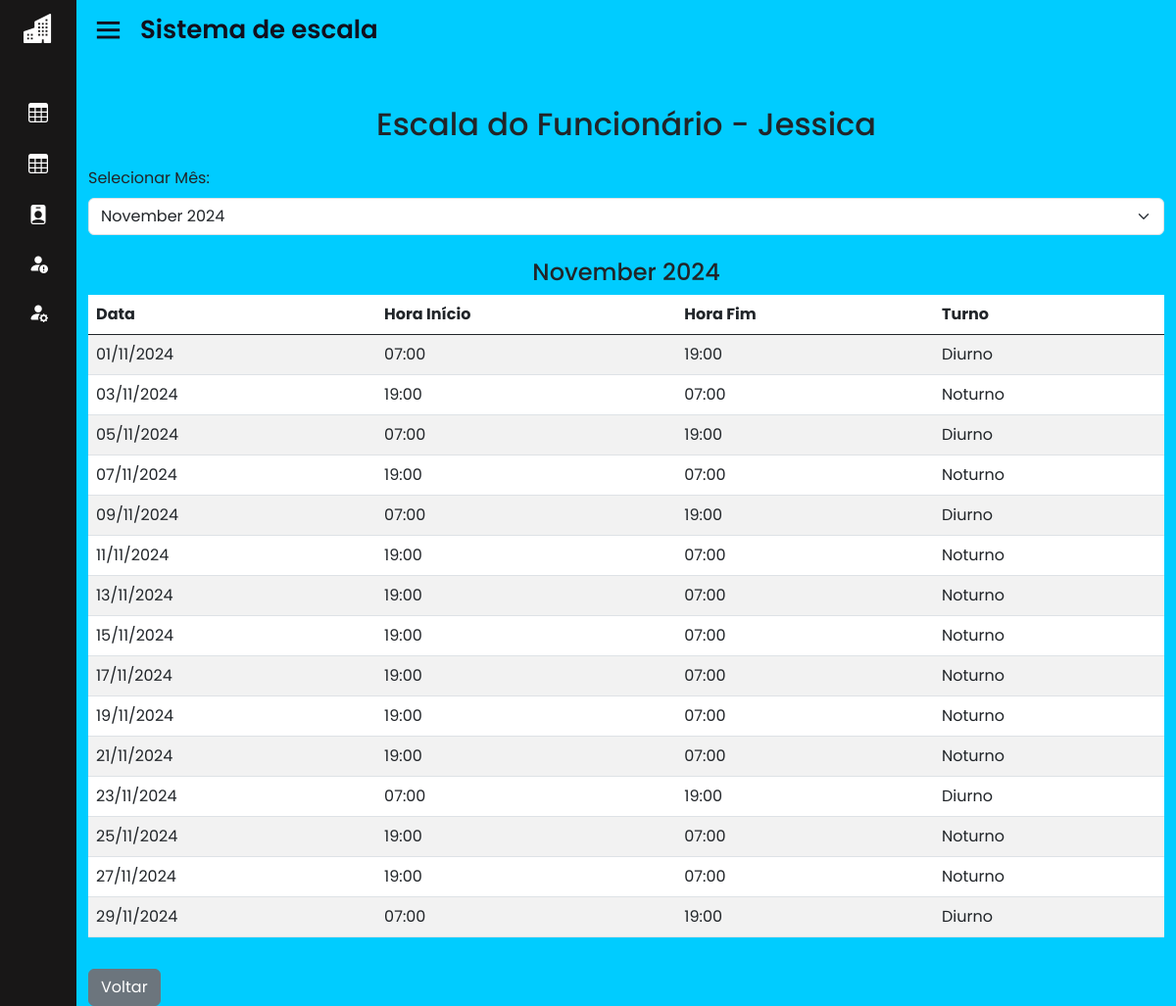
The page /home.php?page=view_escala&id_func=44 (signed in) on the database as committed earlier.
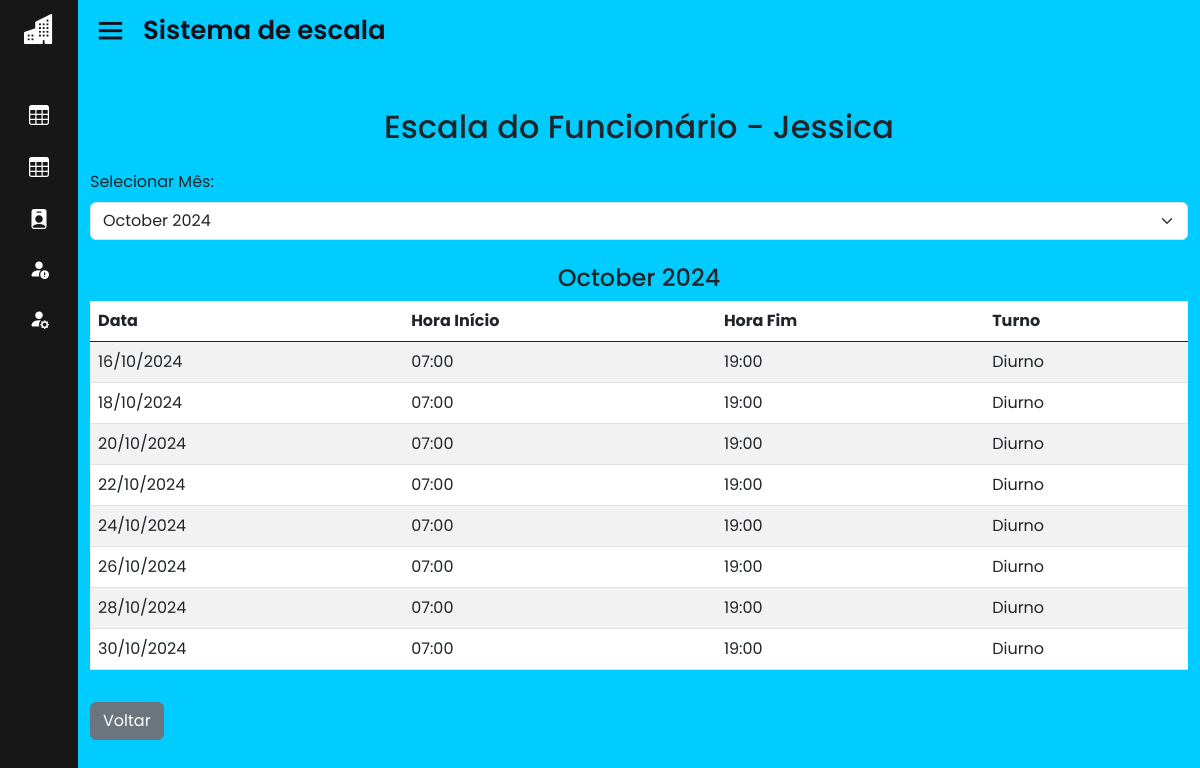
The same page on the database as committed later.
### tables this page shows
CREATE TABLE IF NOT EXISTS `funcionario` (
  `id_func` int(11) NOT NULL AUTO_INCREMENT,
  `nome_func` varchar(50) NOT NULL,
  `cargo_func` varchar(50) DEFAULT NULL,
  `turno` varchar(50) DEFAULT NULL,
  `telefone_func` varchar(50) NOT NULL,
  `sexo_func` varchar(50) NOT NULL,
  `email_func` varchar(50) NOT NULL,
  `id_st` int(11) DEFAULT NULL,
  PRIMARY KEY (`id_func`) USING BTREE,
  KEY `FK_funcionario_setor` (`id_st`),
  CONSTRAINT `FK_funcionario_setor` FOREIGN KEY (`id_st`) REFERENCES `setor` (`id_st`) ON DELETE CASCADE ON UPDATE CASCADE
);

CREATE TABLE IF NOT EXISTS `escala` (
  `id_esc` int(11) NOT NULL AUTO_INCREMENT,
  `tipo_turno` varchar(50) DEFAULT NULL,
  `hora_inicio` time DEFAULT NULL,
  `hora_fim` time DEFAULT NULL,
  `data` date DEFAULT NULL,
  `id_func` int(11) DEFAULT NULL,
  PRIMARY KEY (`id_esc`),
  KEY `FK_escala_funcionario` (`id_func`),
  CONSTRAINT `FK_escala_funcionario` FOREIGN KEY (`id_func`) REFERENCES `funcionario` (`id_func`) ON DELETE CASCADE ON UPDATE CASCADE
);

### sis/escalas/view_escala.php (the view, shortened to what this page needs)
<?php
$mysqli = new mysqli("localhost", "root", "", "sisescala");
if (isset($_GET['id_func'])) {
    $id_func = (int) $_GET['id_func'];
} else {
    die("ID do funcionário não encontrado.");
}
$sql = "SELECT nome_func FROM funcionario WHERE id_func = $id_func";
$result = $mysqli->query($sql);
$row = $result->fetch_assoc();
$nome_funcionario = $row['nome_func'];
$sql = "SELECT data, hora_inicio, hora_fim, tipo_turno
        FROM escala
        WHERE id_func = $id_func
        ORDER BY data";
$result = $mysqli->query($sql);
echo '
<!DOCTYPE html>
<html lang="pt-BR">
<head>
    <meta charset="UTF-8">
    <meta name="viewport" content="width=device-width, initial-scale=1, shrink-to-fit=no">
    <link href="https://stackpath.bootstrapcdn.com/bootstrap/5.3.0/css/bootstrap.min.css" rel="stylesheet">
    <title>Escala do Funcionário - ' . $nome_funcionario . '</title>
</head>
<body class="bg-light">
<div class="container mt-5">
    <h2 class="text-center mb-4">Escala do Funcionário - ' . $nome_funcionario . '</h2>
';
if ($result->num_rows > 0) {
    $current_month = "";
    $months = [];
    $tables = [];
    while ($row = $result->fetch_assoc()) {
        $data = strtotime($row['data']);
        $month_year = date("F Y", $data);
        $month_key = date("M-Y", $data);
        if ($month_year !== $current_month) {
            $months[] = $month_key;
            $current_month = $month_year;
            $tables[$month_key] = "<div class='text-center'><h4>$month_year</h4></div>
                                   <table class='table table-striped' style='background-color: #e0f7fa;'>
                                   <thead style='background-color: #007bff; color: white;'>
                                   <tr><th>Data</th><th>Hora Início</th><th>Hora Fim</th><th>Turno</th></tr>
                                   </thead><tbody>";
        }
        $tables[$month_key] .= '<tr>';
        $tables[$month_key] .= '<td>' . date("d/m/Y", $data) . '</td>';
        $tables[$month_key] .= '<td>' . date("H:i", strtotime($row['hora_inicio'])) . '</td>';
        $tables[$month_key] .= '<td>' . date("H:i", strtotime($row['hora_fim'])) . '</td>';
        $tables[$month_key] .= '<td>' . ucfirst($row['tipo_turno']) . '</td>';
        $tables[$month_key] .= '</tr>';
    }
    foreach ($tables as $key => $table) {
        $tables[$key] .= '</tbody></table>';
    }
    echo '<label for="mesSelect" class="form-label">Selecionar Mês:</label>';
    echo '<select id="mesSelect" class="form-select mb-4" onchange="mostrarTabela(this.value)">';
    foreach ($months as $month_key) {
        $month_text = date("F Y", strtotime("01-$month_key"));
        echo "<option value='$month_key'>$month_text</option>";
    }
    echo '</select>';
    foreach ($tables as $month_key => $table_content) {
        echo "<div id='tabela_$month_key' style='display: none;'>" . $table_content . "</div>";
    }
} else {
    echo '<div class="alert alert-warning">Nenhuma escala encontrada para o funcionário.</div>';
}
echo '<a href="?page=escala" class="btn btn-secondary mt-3">Voltar</a>';
?>
</body>
</html>

### home.php (shortened to what this page needs)
<!DOCTYPE html>
<html lang="en" dir="ltr">
<head>
  <link rel="stylesheet" href="./css/style.css">
  <link rel="stylesheet" href="https://cdnjs.cloudflare.com/ajax/libs/font-awesome/6.4.0/css/all.min.css" />
  <link href='https://unpkg.com/boxicons@2.0.7/css/boxicons.min.css' rel='stylesheet'>
  <link href="https://cdn.jsdelivr.net/npm/bootstrap@5.0.2/dist/css/bootstrap.min.css" rel="stylesheet">
  <link rel="stylesheet" href="https://cdn.jsdelivr.net/npm/bootstrap-icons@1.11.3/font/bootstrap-icons.min.css">
</head>
<body>
  <div class="sidebar close">
    <?php
      if (isset($_SESSION['UsuarioNivel'])) {
        switch($_SESSION['UsuarioNivel']){
          case 3: include "base/sidebar3.php"; break;
        }
      }
    ?>
  </div>
  <section class="home-section">
    <div class="home-content">
      <i class='bx bx-menu'></i>
      <span class="text">Sistema de escala</span>
    </div>
    <?php
      include "base/ch_pages.php";
    ?>
  </section>
</body>
</html>

### base/sidebar3.php (shortened to what this page needs)
    <div class="logo-details">
  <i class="bi bi-buildings-fill"></i>
</div>
<ul class="nav-links">
  <li>
    <a href="?page=escala">
      <i class="bi bi-table"></i>
    </a>
  </li>
  <li>
    <a href="?page=gera">
      <i class="bi bi-table"></i>
    </a>
  </li>
  <li>
    <a href="?page=lista_func">
      <i class="bi bi-person-badge-fill"></i>
    </a>
  </li>
  <li>
    <a href="?page=lista_sub">
    <i class="bi bi-person-fill-exclamation"></i>
    </a>
  </li>
  <li>
    <a href="?page=lista_usu">
      <i class="bi bi-person-fill-gear"></i>
    </a>
  </li>
  <li>
    <div class="profile-details">
    </div>
  </li>
</ul>

### base/ch_pages.php (shortened to what this page needs)
<?php
if (isset($_GET['page'])) {
    switch ($_GET['page']) {
        case 'view_escala':
            include 'sis/escalas/view_escala.php';
            break;
    }
}

### css/style.css (style rules this page uses)
* { margin: 0; padding: 0; box-sizing: border-box; font-family: 'Poppins', sans-serif; }
.sidebar { position: fixed; top: 0; left: 0; height: 100%; width: 260px; background: rgb(24, 23, 23); z-index: 100; transition: all 0.5s ease; }
.sidebar.close { width: 78px; }
.sidebar .logo-details { height: 60px; width: 100%; display: flex; align-items: center; }
.sidebar .logo-details i { font-size: 30px; color: #fff; height: 50px; min-width: 78px; text-align: center; line-height: 50px; }
.sidebar .nav-links { height: 100%; padding: 30px 0 150px 0; overflow: auto; }
.sidebar.close .nav-links { overflow: visible; }
.sidebar .nav-links li { position: relative; list-style: none; transition: all 0.4s ease; }
.sidebar .nav-links li i { height: 50px; min-width: 78px; text-align: center; line-height: 50px; color: #fff; font-size: 20px; cursor: pointer; transition: all 0.3s ease; }
.sidebar .nav-links li a { display: flex; align-items: center; text-decoration: none; }
.home-section { position: relative; background: rgb(0, 204, 255); min-height: 100vh; left: 260px; width: calc(100% - 260px); transition: all 0.5s ease; }
.sidebar.close ~ .home-section { left: 78px; width: calc(100% - 78px); }
.home-section .home-content { height: 60px; display: flex; align-items: center; }
.home-section .home-content .bx-menu, .home-section .home-content .text { color: #11101d; font-size: 35px; }
.home-section .home-content .bx-menu { margin: 0 15px; cursor: pointer; }
.home-section .home-content .text { font-size: 26px; font-weight: 600; }
.sidebar .profile-details { position: fixed; bottom: 0; width: 260px; display: flex; align-items: center; justify-content: space-between; background: #1d1b31; padding: 12px 0; transition: all 0.5s ease; }
.sidebar.close .profile-details { background: none; }
.sidebar.close .profile-details { width: 78px; }

Rows that differ between the two databases and show on the page:
removed escala: data "November 2024", data "01/11/2024", hora_inicio "07:00", hora_fim "19:00", tipo_turno "Diurno"
removed escala: data "03/11/2024", hora_inicio "19:00", hora_fim "07:00", tipo_turno "Noturno"
removed escala: data "05/11/2024", hora_inicio "07:00", hora_fim "19:00", tipo_turno "Diurno"
removed escala: data "07/11/2024", hora_inicio "19:00", hora_fim "07:00", tipo_turno "Noturno"
removed escala: data "09/11/2024", hora_inicio "07:00", hora_fim "19:00", tipo_turno "Diurno"
removed escala: data "11/11/2024", hora_inicio "19:00", hora_fim "07:00", tipo_turno "Noturno"
removed escala: data "13/11/2024", hora_inicio "19:00", hora_fim "07:00", tipo_turno "Noturno"
removed escala: data "15/11/2024", hora_inicio "19:00", hora_fim "07:00", tipo_turno "Noturno"
removed escala: data "17/11/2024", hora_inicio "19:00", hora_fim "07:00", tipo_turno "Noturno"
removed escala: data "19/11/2024", hora_inicio "19:00", hora_fim "07:00", tipo_turno "Noturno"
removed escala: data "21/11/2024", hora_inicio "19:00", hora_fim "07:00", tipo_turno "Noturno"
removed escala: data "23/11/2024", hora_inicio "07:00", hora_fim "19:00", tipo_turno "Diurno"
removed escala: data "25/11/2024", hora_inicio "19:00", hora_fim "07:00", tipo_turno "Noturno"
removed escala: data "27/11/2024", hora_inicio "19:00", hora_fim "07:00", tipo_turno "Noturno"
removed escala: data "29/11/2024", hora_inicio "07:00", hora_fim "19:00", tipo_turno "Diurno"
added escala: data "October 2024", data "16/10/2024", hora_inicio "07:00", hora_fim "19:00", tipo_turno "Diurno"
added escala: data "18/10/2024", hora_inicio "07:00", hora_fim "19:00", tipo_turno "Diurno"
added escala: data "20/10/2024", hora_inicio "07:00", hora_fim "19:00", tipo_turno "Diurno"
added escala: data "22/10/2024", hora_inicio "07:00", hora_fim "19:00", tipo_turno "Diurno"
added escala: data "24/10/2024", hora_inicio "07:00", hora_fim "19:00", tipo_turno "Diurno"
added escala: data "26/10/2024", hora_inicio "07:00", hora_fim "19:00", tipo_turno "Diurno"
added escala: data "28/10/2024", hora_inicio "07:00", hora_fim "19:00", tipo_turno "Diurno"
added escala: data "30/10/2024", hora_inicio "07:00", hora_fim "19:00", tipo_turno "Diurno"
Other text that changed with them:
form field value: "November 2024" → "October 2024"
new list line: "Data Hora Início Hora Fim Turno"
list line gone: "Data Hora Início Hora Fim Turno"
